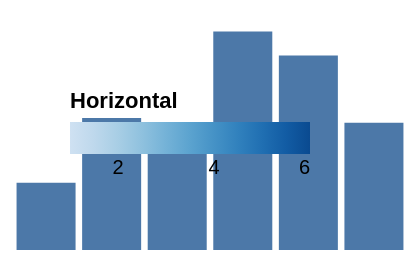

The specification (Vega-Lite) saved for this image:
### Vega specification from a JSON file in a GitHub repository (floating-point values rounded to 4 significant figures)
{"width": 200, "height": 120, "padding": 5, "data": [{"name": "t", "values": [{"a": "Alpha", "b": 28, "c": "x", "d": 1}, {"a": "Bravo", "b": 55, "c": "y", "d": 2}, {"a": "Charlie", "b": 43, "c": "x", "d": 3}, {"a": "Delta", "b": 91, "c": "z", "d": 4}, {"a": "Echo", "b": 81, "c": "y", "d": 5}, {"a": "Foxtrot", "b": 53, "c": "z", "d": 6}]}], "scales": [{"name": "x", "type": "band", "domain": {"data": "t", "field": "a"}, "range": "width", "padding": 0.1}, {"name": "y", "type": "linear", "domain": {"data": "t", "field": "b"}, "range": "height", "nice": true}, {"name": "color", "type": "ordinal", "domain": {"data": "t", "field": "c"}, "range": {"scheme": "category10"}}, {"name": "ramp", "type": "linear", "domain": {"data": "t", "field": "d"}, "range": {"scheme": "blues"}}, {"name": "size", "type": "linear", "domain": {"data": "t", "field": "b"}, "range": [10, 200]}, {"name": "shape", "type": "ordinal", "domain": {"data": "t", "field": "c"}, "range": "symbol"}, {"name": "quant", "type": "quantize", "domain": [0, 100], "range": {"scheme": "greens", "count": 4}}], "marks": [{"type": "rect", "from": {"data": "t"}, "encode": {"enter": {"x": {"scale": "x", "field": "a"}, "width": {"scale": "x", "band": 1}, "y": {"scale": "y", "field": "b"}, "y2": {"scale": "y", "value": 0}}}}], "legends": [{"fill": "ramp", "type": "gradient", "title": "Horizontal", "direction": "horizontal", "gradientLength": 120, "orient": "none", "legendX": 30, "legendY": 40}]}
